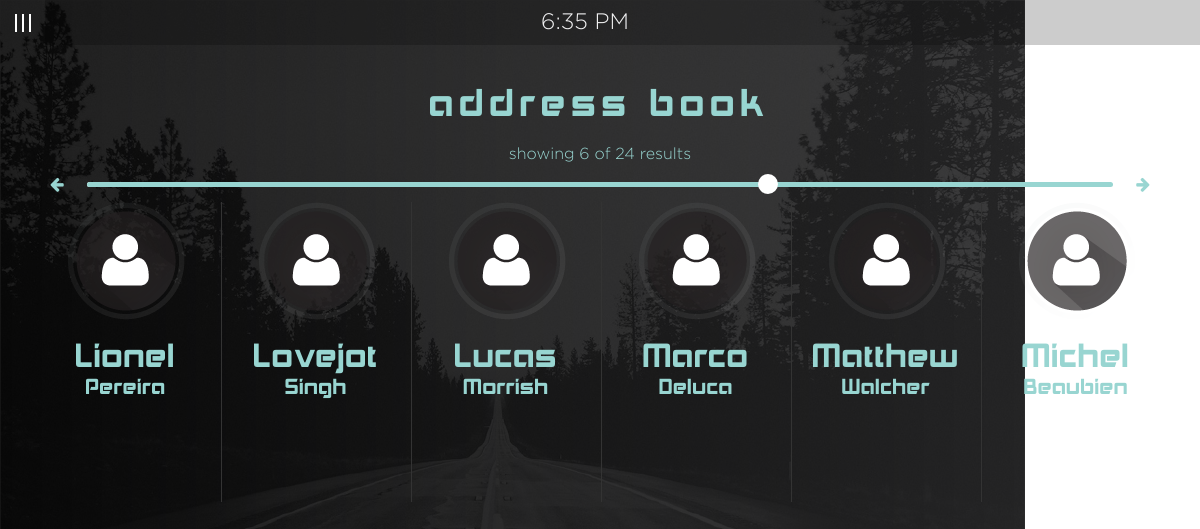
/index.php/dashboard/contacts/12, run on the app's committed database.
### tables this page shows
CREATE TABLE tbl_contacts (
  contacts_id smallint(4) unsigned NOT NULL,
  contacts_fname varchar(150) NOT NULL,
  contacts_lname varchar(150) NOT NULL,
  contacts_img varchar(150) NOT NULL DEFAULT 'user-icon.png'
);

### index.php (called while the page is built, shortened)
<?php
require_once BASEPATH.'core/CodeIgniter.php';

### application/models/Dash_model.php (called while the page is built, shortened)
<?php
class Dash_model extends CI_Model {
	public function contacts($q,$limit, $offset){
		$this->db->order_by('contacts_fname');
		$sql = $this->db->get('tbl_contacts', $limit, $offset);
		return $sql->result_array();
	}
}

### application/views/phoneCenter/contacts.php (the view)
<div id="topClock" class="text-center"></div>
<div id="container">
	<a href="<?php echo base_url()."index.php/dashboard/phone";?>"><img class="close" src="<?php echo base_url()."images/close_icon.png";?>"></a>
	<h2 id="addressbook" class="text-center userhead">address book</h2>
	<p class="text-center totalContact">showing <span id="showing">6</span> of <span id="total">24</span> results</p>
	<?php echo $this->pagination->create_links();?>
    <input id="resultSlider" type="range" min="1" value="1" max="4">
    <ul id="contactList" class="small-block-grid-6 columns contacts">
        <?php foreach($contacts as $contact):?>
    		<li><img class="navPic" src="<?php echo base_url().'images/'.$contact['contacts_img'];?>"><h2 class="contactName"><?php echo $contact['contacts_fname'];?></h2><p class="contactName"><?php echo $contact['contacts_lname'];?></p></li>
        <?php endforeach;?>
    </ul>
</div>

### css/main.css (style rules this page uses)
body { background: url('../images/background.png') no-repeat; }
h2 { color: #f1f1f2; }
p, a { color: #98d5d1; margin-bottom: 0; font-family: 'Gotham'; }
.userhead, .profile, h2.navOption { font-family: 'akashiregular'; color: #98d5d1; letter-spacing: 5px; }
.profPic, .navPic { display: block; margin: 0 auto; }
#topClock { width: 100%; height: 45px; background-color: rgba(255,255,255,0.5); margin-left: 45px; padding-top: 5px; padding-right: 120px; background-color: rgba(0,0,0,0.2); font-size: 1.4em; color: #f1f1f2; font-family: 'Gotham'; font-weight: 100; }
.contacts { width: 100%; margin-left: 1px; }
.contacts li { border-left: 1px solid #333333; height: 100%; }
.contacts li:first-child { border:none; }
.contactName { font-family: 'akashiregular'; color: #98d5d1; text-align: center; padding: 0; }
#addressbook { margin: 0 0 16px; padding: 8px; height: 50px; line-height: 1.12em; }
#contactList { height: 300px; }
#resultSlider { -webkit-appearance: none; display: block; margin: 15px auto; width: 90%; border-radius: 10px; }
h2.contactName { font-size: 2em; margin: 0; padding-top: 20px; line-height: 1em; }
p.contactName { font-size: 1.3em; padding-top: 5px; line-height: 1em; }
.close { width: 60px; position: absolute; right: 50px; top: 80px; z-index: 99; }
#container { margin: 0 auto; width: 95%; margin-top: 30px; height: 100px; }

### data on the page
tbl_contacts: contacts_img (picture), contacts_fname "Lionel", contacts_lname "Pereira"
tbl_contacts: contacts_img (picture), contacts_fname "Lovejot", contacts_lname "Singh"
tbl_contacts: contacts_img (picture), contacts_fname "Lucas", contacts_lname "Morrish"
tbl_contacts: contacts_img (picture), contacts_fname "Marco", contacts_lname "Deluca"
tbl_contacts: contacts_img (picture), contacts_fname "Matthew", contacts_lname "Walcher"
tbl_contacts: contacts_img (picture), contacts_fname "Michel", contacts_lname "Beaubien"
